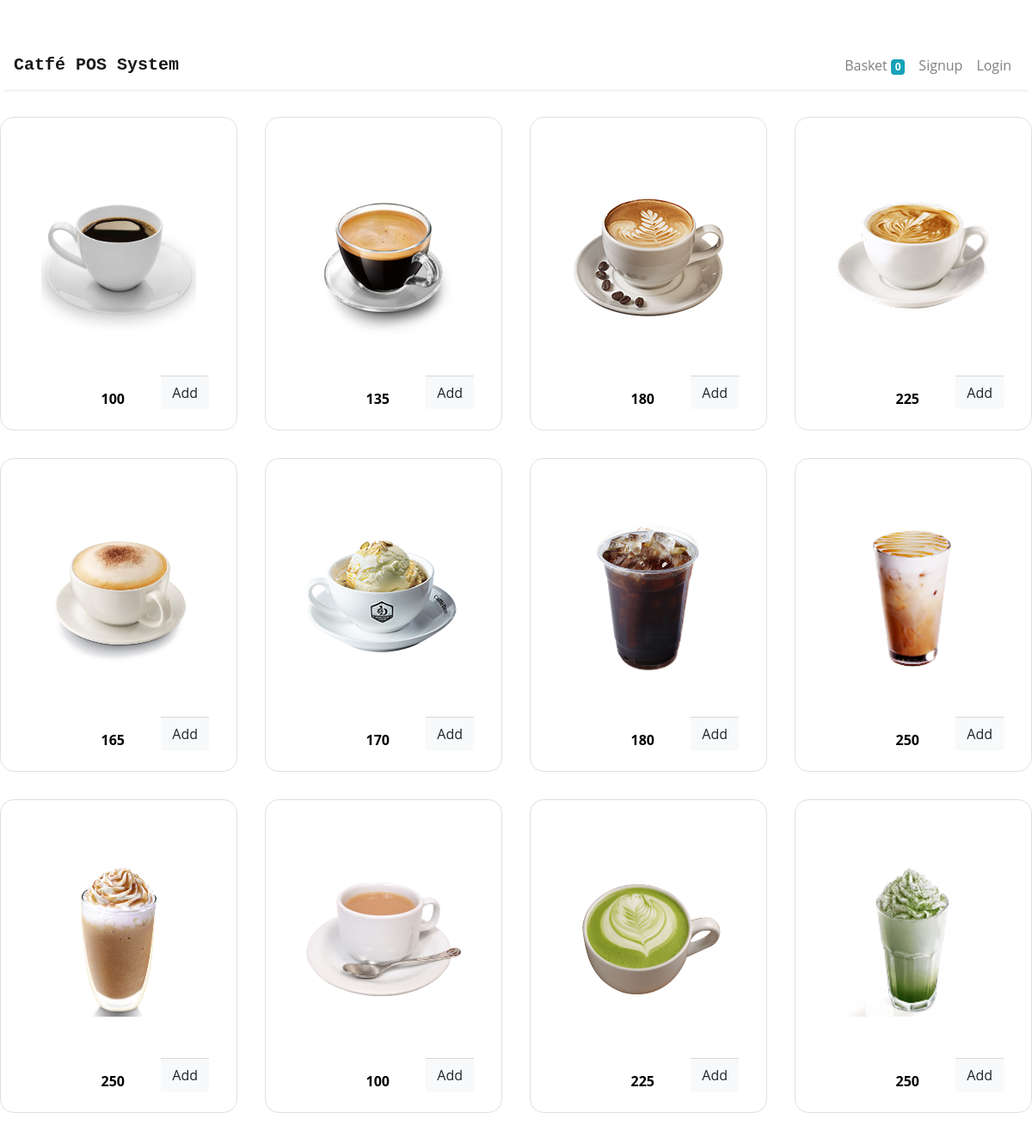
The page / on the database its author committed.
### posapp/models/product.py (models this page shows, shortened)
class Product(models.Model):
    name = models.CharField(max_length=50)
    price = models.IntegerField(default=0)
    image = models.ImageField(upload_to='uploads/products/')
    @staticmethod
    def get_all_products():
        return Product.objects.all()

### posapp/views/home.py (the view, shortened to what this page needs)
# urls.py: path('', Index.as_view(), name='homepage'),
class Index(View):
    def get(self, request):
        cart = request.session.get('cart')
        products = None
        if not cart:
            request.session['cart'] = {}
        products = Product.get_all_products();
        data = {}
        data['products'] = products
        print(products)
        print('you are:', request.session.get('email'))
        return render(request, 'test.html', data)

### posapp/templatetags/cart.py (called while the page is built)
@register.filter(name='is_in_cart')
def is_in_cart(product, cart):
    keys = cart.keys()
    for id in keys:
        if int(id)==product.id:
            return True
    return False;

### posapp/templates/test.html (shortened to what this page needs)
{% extends 'base.html' %}
{% block content %}
{% load cart %}
  <body>
    <main class="main bd-grid">
    {% for product in products %}
            <article class="card">
                <a style=”display:block” href="https://www.google.com">
                <div class="card__img">
                    <img src={{product.image.url}} alt="">
                </div>
                <div class="card__precis">
                    <div>
                        <span class="card__preci card__preci--now">{{product.price}}</span>
                    </div>
                    <div class="card-footer p-0 no-gutters">
						{% if product|is_in_cart:request.session.cart %}
						<div class="row no-gutters">
							<form action="/#{{product.id}}" class="col-2 " method="post">
								{% csrf_token %}
								<input hidden type="text" name='product' value='{{product.id}}'>
								<input hidden type="text" name='remove' value='True'>
								<input type="submit" value=" - " class="btn btn-block btn-light border-right">
							</form>
							<div class="text-center col">{{product|cart_quantity:request.session.cart}}</div>
							<form action="/#{{product.id}}" class="col-2 " method="post">
								{% csrf_token %}
								<input hidden type="text" name='product' value='{{product.id}}'>
								<input type="submit" value=" + " class="btn btn-block btn-light border-left">
							</form>
						</div>
						{% else %}
						<form action="/#{{product.id}}" method="POST" class="btn-block">
							<input type="submit" class="float-right btn btn-light  form-control"
								value="Add">
						</form>
						{% endif %}
					</div>
            </a>
            </article>
        {% endfor %}
        </main>
  </body>
{% endblock %}

### posapp/templates/base.html (shortened to what this page needs)
<!doctype html>
<html lang="en">
<head>
  {% load static %}
  <link rel="stylesheet" href="https://maxcdn.bootstrapcdn.com/bootstrap/4.0.0/css/bootstrap.min.css"
>
  <link rel="stylesheet" href="{% static '/css/styles.css' %}">
</head>
<body>
  <nav class="one-edge-shadow
  sticky-top navbar
  navbar-expand-lg
   navbar-light bg-white">
    <a class="navbar-brand" href="/" style="font-weight:bold; font-family:Courier">Catfé POS System</a>
    <div class="collapse navbar-collapse" id="navbarSupportedContent">
      <ul class="navbar-nav mr-auto">
        <li class="nav-item inactive">
          <a class="nav-link" href="/store"> <span class="sr-only">(current)</span></a>
        </li>
      </ul>
      <ul class="navbar-nav my-2 my-lg-0">
        <li class="nav-item ">
          <a class="nav-link" href="/cart">Basket
            <span class="badge badge-info">{{request.session.cart.keys|length}}</span>
            <span class="sr-only">(current)</span></a>
        </li>
        {% if request.session.customer %}
        <li class="nav-item ">
          <a class="nav-link" href="/logout">Logout<span class="sr-only">(current)</span></a>
        </li>
        {% else %}
        <li class="nav-item ">
          <a class="nav-link" href="/signup">Signup<span class="sr-only">(current)</span></a>
        </li>
        <li class="nav-item ">
          <a class="nav-link" href="/login">Login<span class="sr-only">(current)</span></a>
        </li>
        {% endif %}
      </ul>
    </div>
  </nav>
    {% block content %}{% endblock %}
</body>
</html>

### posapp/static/css/styles.css (style rules this page uses)
:root { --body-font: 'Open Sans'; --h1-font-size: 1.5rem; --h3-font-size: 1rem; --normal-font-size: 0.938rem; --smaller-font-size: 0.75rem; }
@media screen and (min-width: 768px) { :root { --h1-font-size: 2rem; --normal-font-size: 1rem; --smaller-font-size: 0.813rem; } }
*,::after,::before { box-sizing: border-box; }
body { margin: 2rem 0 0 0; background-color: #fff; color: var(--dark-color); font-family: var(--body-font); }
img { max-width: 100%; height: auto; }
a { text-decoration: none; }
.main { padding: 2rem 0; }
.bd-grid { display: grid; grid-template-columns: repeat(auto-fit, minmax(220px, 1fr)); max-width: 1200px; margin-left: 2.5rem; margin-right: 2.5rem; align-items: center; gap: 2rem; }
.card { position: relative; display: flex; flex-direction: column; align-items: center; padding: 1.5rem 2rem; border-radius: 1rem; overflow: hidden; }
article:nth-child(1) { background-color: var(--first-color); }
article:nth-child(2) { background-color: var(--second-color); }
article:nth-child(3) { background-color: var(--third-color); }
article:nth-child(4) { background-color: var(--second-color); }
article:nth-child(5) { background-color: var(--first-color); }
article:nth-child(6) { background-color: var(--second-color); }
article:nth-child(7) { background-color: var(--third-color); }
article:nth-child(8) { background-color: var(--second-color); }
article:nth-child(9) { background-color: var(--first-color); }
article:nth-child(10) { background-color: var(--second-color); }
article:nth-child(11) { background-color: var(--third-color); }
article:nth-child(12) { background-color: var(--second-color); }
.card__img { width: 180px; height: auto; padding: 3rem 0; transition: .5s; }
.card__precis { width: 100%; display: flex; justify-content: space-between; align-items: flex-end; transition: .5s; }
.card__preci { display: block; text-align: center; }
.card__preci--now { font-size: var(--h3-font-size); font-weight: bold; }
@media screen and (min-width: 1200px) { body { margin: 3rem 0 0 0; } }
@media screen and (min-width: 1200px) { .bd-grid { margin-left: auto; margin-right: auto; } }

### posapp/templates/base.html (style rules this page uses)
nav { background-color: white; }
.one-edge-shadow { box-shadow: 0 8px 2px -5px rgb(246, 245, 245); }

### rows shown on the page
Product: image (picture), price "100"
Product: image (picture), price "135"
Product: image (picture), price "180"
Product: image (picture), price "225"
Product: image (picture), price "165"
Product: image (picture), price "170"
Product: image (picture), price "180"
Product: image (picture), price "250"
Product: image (picture), price "250"
Product: image (picture), price "100"
Product: image (picture), price "225"
Product: image (picture), price "250"

### other values the page prints
{{ request.session.cart.keys|length }} "0"
